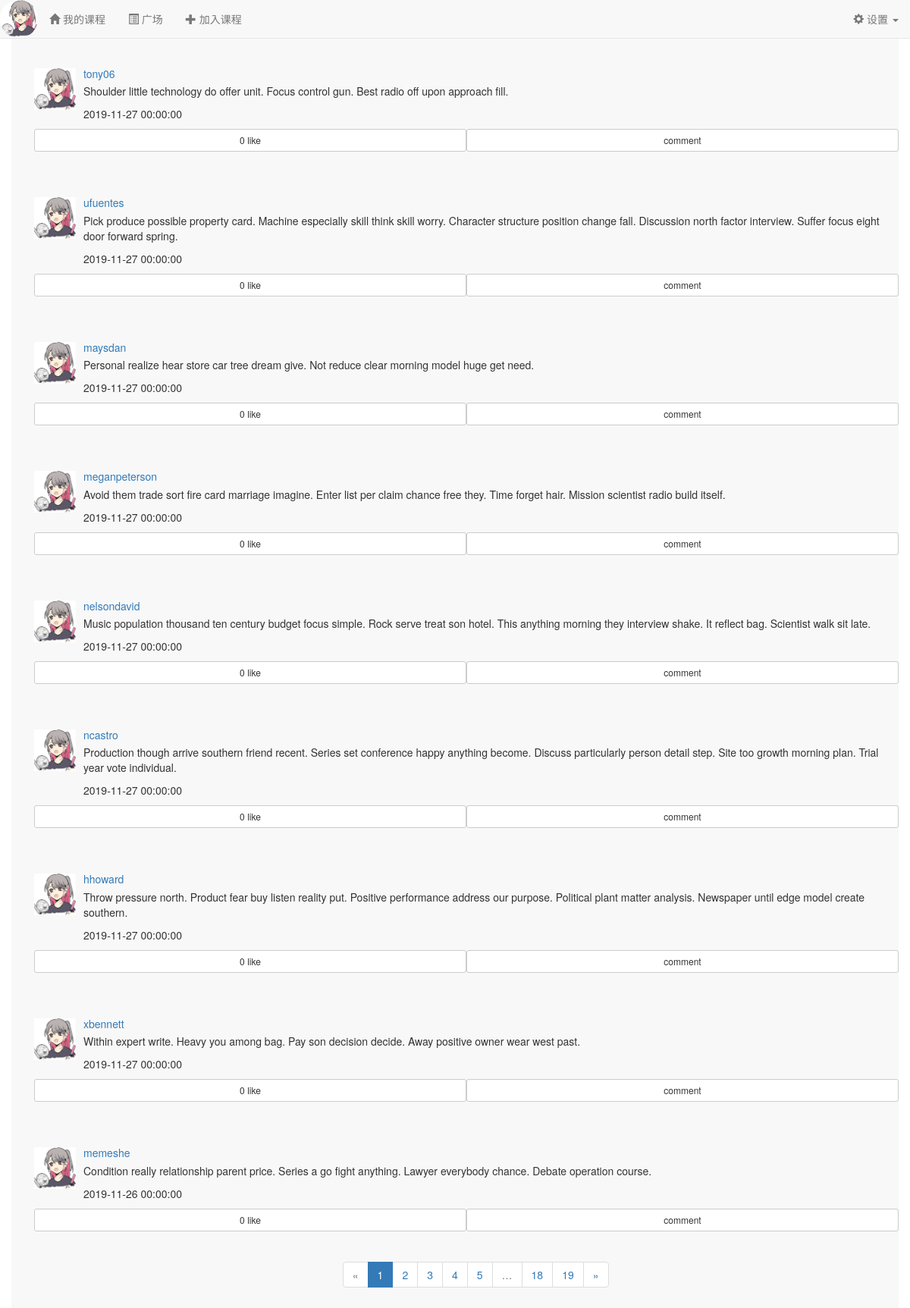
The app's page /forum/ with its own data.
### app/models.py (models this page shows, shortened)
class Post(db.Model):
    __tablename__ = 'posts'
    id = db.Column(db.Integer, primary_key=True)
    body = db.Column(db.Text) #动态内容
    body_html = db.Column(db.Text) #内容的html富文本形式
    timestamp = db.Column(db.DateTime, index=True, default=datetime.utcnow) #动态发布的时间戳
    author_id = db.Column(db.Integer, db.ForeignKey('users.id')) #作者id
    liked = db.Column(db.Integer) #点赞数
    comments = db.relationship('Comment', backref='post', lazy='dynamic') #该动态对应的评论

class User(UserMixin, db.Model):
    __tablename__ = 'users'
    id = db.Column(db.Integer, primary_key=True)
    name = db.Column(db.String(64)) #真实姓名(不同于用户名)
    location = db.Column(db.String(64)) #位置
    about_me = db.Column(db.Text()) #个人介绍
    member_since = db.Column(db.DateTime(), default=datetime.utcnow)    #注册时间
    last_seen = db.Column(db.DateTime(), default=datetime.utcnow)   #最后一次访问的时间
    email = db.Column(db.String(64), unique=True, index=True)   #电子邮箱
    nickname = db.Column(db.String(64))    #昵称
    role_id = db.Column(db.Integer, db.ForeignKey('roles.id'))  #角色id
    password_hash = db.Column(db.String(128))   #密码hash
    confirmed = db.Column(db.Boolean, default=False)    #是否已经确认账户
    headicon_url = db.Column(db.String(64)) #头像图标的url
    student = db.relationship('Student', backref='user', uselist=False) #通过Student的user字段拿到用户信息
    teacher = db.relationship('Teacher', backref='user', uselist=False) #通过Teacher的user字段拿到用户信息
    posts = db.relationship('Post', backref='author', lazy='dynamic') #该用户发布的动态
    followed = db.relationship('Follow',
                               foreign_keys=[Follow.follower_id],
                               backref=db.backref('follower', lazy='joined'),
                               lazy='dynamic',
                               cascade='all, delete-orphan')
    followers = db.relationship('Follow',
                               foreign_keys=[Follow.followed_id],
                               backref=db.backref('followed', lazy='joined'),
                               lazy='dynamic',
                               cascade='all, delete-orphan')
    comments = db.relationship('Comment', backref='author', lazy='dynamic') #该用户发表的评论
    @property
    def password(self):
        raise AttributeError('Password is not a readable attribute!')

### app/forum/views.py (the view)
@forum.route('/')
def index():
    page = request.args.get('page', 1, type=int)
    pagination = Post.query.order_by(Post.timestamp.desc()).paginate(
        page, per_page=current_app.config['FLASKY_COURSE_PER_PAGE'],
        error_out=False)
    posts = [item for item in pagination.items]
    return render_template('forum/index.html', posts=posts, pagination=pagination)

### app/auth/views.py (called while the page is built)
@auth.before_app_request
def before_request():
    if current_user.is_authenticated:
        current_user.ping()
        if not current_user.confirmed \
                and request.endpoint \
                and request.blueprint != 'auth' \
                and request.endpoint != 'static':
            return redirect(url_for('auth.unconfirmed'))

### app/main/__init__.py (called while the page is built)
@main.app_context_processor
def inject_permissions():
    return dict(Permission=Permission)

### app/templates/forum/index.html (shortened to what this page needs)
{% extends "/base.html" %}
{% import "/_macros.html" as macros %}
{% block content %}
<div class="container navbar-default" style="height:100%;padding-top:30px;">
    <div class="container">
        {% for each in posts %}
        <div style="padding-top:60px;padding-bottom:30px">
            <div class="media-left">
                <a href="{{ url_for('main.user', email=each.author.email) }}"><img src="{{ url_for('static', filename=('headicon/'+each.author.headicon_url)) }}" class="media-object" style="width:55px"></a>
            </div>
            <div class="media-body">
                <a href="{{ url_for('main.user', email=each.author.email) }}"><h5 class="media-heading">{{ each.author.nickname }}</h5></a>
                {% if each.body_html %}
                    {{ each.body_html | safe }}
                {% else %}
                    {{ each.body }}
                {% endif %}
                <p>{{ each.timestamp }}</p>
            </div>
            <button type="button" class="btn btn-default btn-sm col-xs-6">
                {% if not each.liked %}
                0
                {% else %}
                {{ each.liked }}
                {% endif %}
                like
            </button>
            <button type="button" class="btn btn-default btn-sm col-xs-6">comment</button>
        </div>
        {% endfor %}
    </div>
        <div class="pagination" style="margin-left:37%">
            {{ macros.pagination_widget(pagination, 'forum.index') }}
        </div>
</div>
{% endblock %}

### app/templates/base.html (shortened to what this page needs)
{% extends "bootstrap/base.html" %}
{% block head %}
{{ super() }}
{% endblock %}
{% block navbar %}
<nav class="navbar navbar-default navbar-fixed-top" >
    <div class="container-fluid">
        <div class="navbar-header">
            <div class="navbar-brand" style="padding:1%">
                <a href="{{ url_for('main.user', email=current_user.email) }}">
                    <img src="{{ url_for('static', filename='img/suki.jpg') }}" class="img-circle" style="height:100%;" />
                </a>
            </div>
        </div>
        <div class="collapse navbar-collapse" id="navbar-collapse">
            <ul class="nav navbar-nav">
                <li><a href="{{ url_for('course.index') }}"><span class="glyphicon glyphicon-home"></span>&nbsp;{% if 1 %}我的课程{% else %}我开的课{% endif %}</a></li>
                <li><a href="{{ url_for('forum.index') }}"><span class="glyphicon glyphicon-list-alt"></span>&nbsp;广场</a></li>
                <li><a href="{{ url_for('course.join_course') }}"><span class="glyphicon glyphicon-plus"></span>&nbsp;{% if 1 %}加入课程{% else %}创建课程{% endif %}</a></li>
            </ul>
            <ul class="nav navbar-nav navbar-right ">
                <li class="dropdown">
                    <a class="dropdown-toggle" data-toggle="dropdown" href="#">
                        <span class="glyphicon glyphicon-cog"></span>&nbsp;设置
                        <b class="caret"></b>
                    </a>
                </li>
            </ul>
        </div>
    </div>
</nav>
{% endblock %}

### app/templates/_macros.html
{% macro pagination_widget(pagination, endpoint, fragment='') %}
<ul class="pagination">
    <li{% if not pagination.has_prev %} class="disabled"{% endif %}>
        <a href="{% if pagination.has_prev %}{{ url_for(endpoint, page=pagination.prev_num, **kwargs) }}{{ fragment }}{% else %}#{% endif %}">
            &laquo;
        </a>
    </li>
    {% for p in pagination.iter_pages() %}
        {% if p %}
            {% if p == pagination.page %}
            <li class="active">
                <a href="{{ url_for(endpoint, page = p, **kwargs) }}{{ fragment }}">{{ p }}</a>
            </li>
            {% else %}
            <li>
                <a href="{{ url_for(endpoint, page = p, **kwargs) }}{{ fragment }}">{{ p }}</a>
            </li>
            {% endif %}
        {% else %}
        <li class="disabled"><a href="#">&hellip;</a></li>
        {% endif %}
    {% endfor %}
    <li{% if not pagination.has_next %} class="disabled"{% endif %}>
        <a href="{% if pagination.has_next %}{{ url_for(endpoint, page=pagination.next_num, **kwargs) }}{{ fragment }}{% else %}#{% endif %}">
            &raquo;
        </a>
    </li>
</ul>
{% endmacro %}

### records on screen
Post: headicon_url (placeholder picture), author.nickname "tony06", body_html "Shoulder little technology do offer unit. Focus control gun. Best radio off upon approach fill.", timestamp "2019-11-27 00:00:00", liked "0"
Post: headicon_url (placeholder picture), author.nickname "ufuentes", body_html "Pick produce possible property card. Machine especially skill think skill worry. Character structure position change fall. Discussion north factor interview. Suffer focus eight door forward spring.", timestamp "2019-11-27 00:00:00", liked "0"
Post: headicon_url (placeholder picture), author.nickname "maysdan", body_html "Personal realize hear store car tree dream give. Not reduce clear morning model huge get need.", timestamp "2019-11-27 00:00:00", liked "0"
Post: headicon_url (placeholder picture), author.nickname "meganpeterson", body_html "Avoid them trade sort fire card marriage imagine. Enter list per claim chance free they. Time forget hair. Mission scientist radio build itself.", timestamp "2019-11-27 00:00:00", liked "0"
Post: headicon_url (placeholder picture), author.nickname "nelsondavid", body_html "Music population thousand ten century budget focus simple. Rock serve treat son hotel. This anything morning they interview shake. It reflect bag. Scientist walk sit late.", timestamp "2019-11-27 00:00:00", liked "0"
Post: headicon_url (placeholder picture), author.nickname "ncastro", body_html "Production though arrive southern friend recent. Series set conference happy anything become. Discuss particularly person detail step. Site too growth morning plan. Trial year vote individual.", timestamp "2019-11-27 00:00:00", liked "0"
Post: headicon_url (placeholder picture), author.nickname "hhoward", body_html "Throw pressure north. Product fear buy listen reality put. Positive performance address our purpose. Political plant matter analysis. Newspaper until edge model create southern.", timestamp "2019-11-27 00:00:00", liked "0"
Post: headicon_url (placeholder picture), author.nickname "xbennett", body_html "Within expert write. Heavy you among bag. Pay son decision decide. Away positive owner wear west past.", timestamp "2019-11-27 00:00:00", liked "0"
Post: headicon_url (placeholder picture), author.nickname "memeshe", body_html "Condition really relationship parent price. Series a go fight anything. Lawyer everybody chance. Debate operation course.", timestamp "2019-11-26 00:00:00", liked "0"

### other values on screen
{{ p }} "1"
{{ p }} "2" "3" "4" "5" "18" "19"
